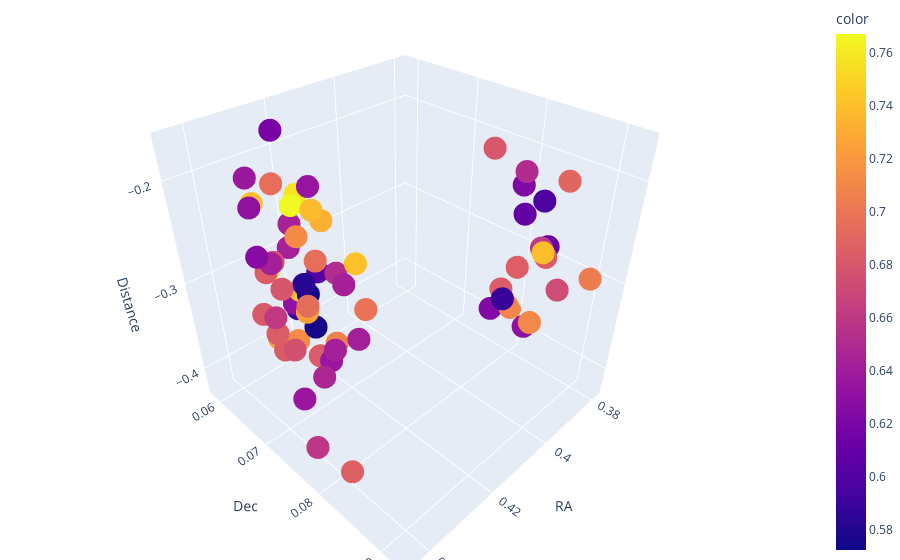

The notebook cell this image was saved under:
### Code cell
plt.figure(figsize=(15, 15))
cluster_num = 10
fig = px.scatter_3d(x = X_Geometric_Standardized.query(f"cluster == {cluster_num}")["ra"],y = X_Geometric_Standardized.query(f"cluster == {cluster_num}")["dec"], z = X_Geometric_Standardized.query(f"cluster == {cluster_num}")["distance_gspphot"],  color=X_Geometric_Standardized.query(f"cluster == {cluster_num}")["PM"])
fig.update_layout(title = f"Cluster {cluster_num}", scene = dict(xaxis_title='RA', yaxis_title='Dec', zaxis_title='Distance'), margin=dict(l=0, r=0, b=0, t=0))
fig.show()
